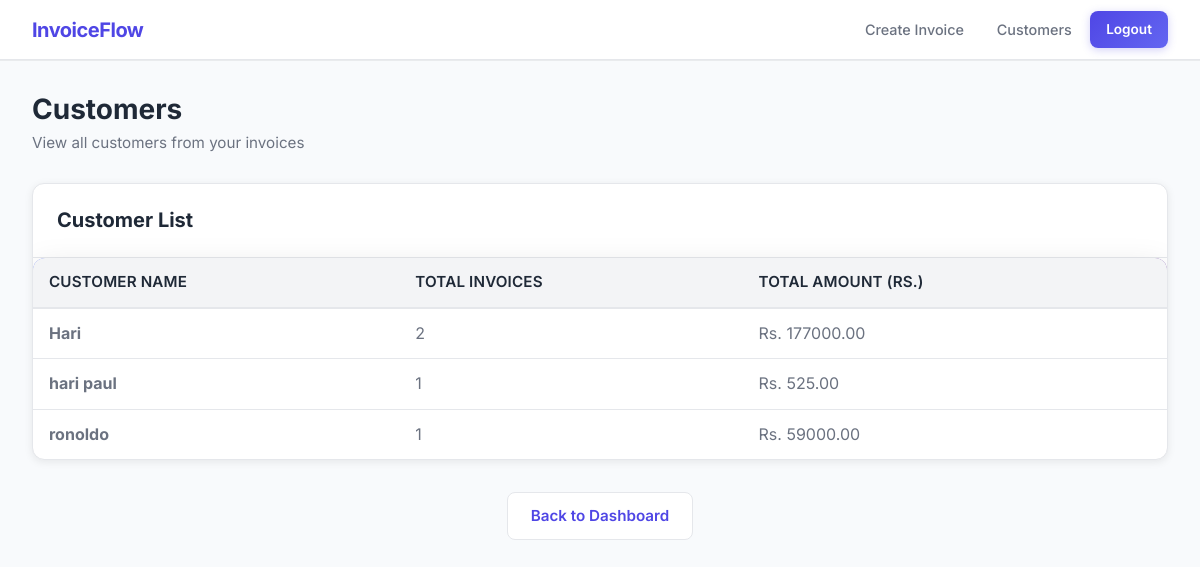
The page /user/customers (signed in) on the database its author committed.
### tables this page shows
CREATE TABLE invoices (
            id INTEGER PRIMARY KEY AUTOINCREMENT,
            customer_id INTEGER,
            product_id INTEGER,
            customer TEXT NOT NULL,
            product TEXT NOT NULL,
            quantity INTEGER NOT NULL,
            price REAL NOT NULL,
            total REAL NOT NULL,
            date TEXT NOT NULL,
            created_by TEXT, customer_email TEXT DEFAULT "", customer_address TEXT DEFAULT "", gst_rate REAL DEFAULT 0.18, gst_amount REAL DEFAULT 0, last_updated TEXT DEFAULT '',
            FOREIGN KEY (customer_id) REFERENCES users (id),
            FOREIGN KEY (product_id) REFERENCES products (id)
        );

### app.py (the view)
@app.route('/user/customers')
@require_role('user')
def user_customers():
    conn = get_db_connection()
    customers = conn.execute('''
        SELECT DISTINCT customer, COUNT(*) as invoice_count, SUM(total) as total_spent
        FROM invoices
        GROUP BY customer
        ORDER BY customer ASC
    ''').fetchall()
    conn.close()
    return render_template('user/customers.html', customers=customers)

### app.py (called while the page is built, shortened)
def get_db_connection():
    connection = sqlite3.connect(DATABASE)
    connection.row_factory = sqlite3.Row
    return connection

def require_role(*roles):
    def decorator(f):
        @wraps(f)
        def decorated_function(*args, **kwargs):
            user_role = session.get('role')
            return f(*args, **kwargs)
        return decorated_function
    return decorator

### templates/user/customers.html
{% extends "base.html" %}
{% block content %}
<div class="dashboard-header">
    <h1>Customers</h1>
    <p>View all customers from your invoices</p>
</div>
<div class="table-container">
    <div class="table-header">
        <h2>Customer List</h2>
    </div>
    {% if customers %}
    <table>
        <thead>
            <tr>
                <th>Customer Name</th>
                <th>Total Invoices</th>
                <th>Total Amount (Rs.)</th>
            </tr>
        </thead>
        <tbody>
            {% for customer in customers %}
            <tr>
                <td><strong>{{ customer['customer'] }}</strong></td>
                <td>{{ customer['invoice_count'] }}</td>
                <td>Rs. {{ "%.2f"|format(customer['total_spent']) }}</td>
            </tr>
            {% endfor %}
        </tbody>
    </table>
    {% else %}
    <div style="padding: 2rem; text-align: center; color: var(--text-secondary);">
        <p>No customers found. Create an invoice to get started.</p>
    </div>
    {% endif %}
</div>
<div style="text-align: center; margin-top: 2rem;">
    <a href="{{ url_for('user_dashboard') }}" class="button secondary">Back to Dashboard</a>
</div>
{% endblock %}

### static/style.css (style rules this page uses)
:root { --bg-primary: #f8fafc; --bg-secondary: #ffffff; --primary-color: #4f46e5; --primary-hover: #4338ca; --secondary-color: #6366f1; --text-primary: #1f2937; --text-secondary: #6b7280; --text-light: #9ca3af; --border-color: #e5e7eb; --border-light: #f3f4f6; --success-color: #10b981; --danger-color: #ef4444; --warning-color: #f59e0b; --card-shadow: 0 2px 8px rgba(0,0,0,0.08); --card-shadow-hover: 0 4px 16px rgba(0, 0, 0, 0.12); --radius: 10px; }
* { box-sizing: border-box; margin: 0; padding: 0; }
html { scroll-behavior: smooth; }
body { font-family: 'Inter', -apple-system, BlinkMacSystemFont, 'Segoe UI', sans-serif; background-color: var(--bg-primary); color: var(--text-primary); min-height: 100vh; line-height: 1.6; -webkit-font-smoothing: antialiased; }
.button, button, input[type="submit"] { padding: 0.65rem 1.4rem; border: none; border-radius: 8px; font-size: 0.95rem; font-family: inherit; font-weight: 600; cursor: pointer; transition: all 0.18s ease; text-decoration: none; display: inline-flex; align-items: center; justify-content: center; gap: 0.5rem; white-space: nowrap; }
.button, input[type="submit"] { background: linear-gradient(135deg, var(--primary-color), var(--secondary-color)); color: white; box-shadow: 0 2px 8px rgba(79,70,229,.25); }
.button.secondary { background: var(--bg-secondary); color: var(--primary-color); border: 1.5px solid var(--border-color); box-shadow: none; }
.dashboard-header { margin-bottom: 1.75rem; }
.dashboard-header h1 { font-size: 1.75rem; font-weight: 700; color: var(--text-primary); margin-bottom: 0.25rem; }
.dashboard-header p { color: var(--text-secondary); font-size: 0.95rem; }
.table-container { background: var(--bg-secondary); border-radius: 12px; border: 1px solid var(--border-color); overflow: hidden; box-shadow: var(--card-shadow); margin-bottom: 2rem; }
.table-header { padding: 1.5rem; border-bottom: 1px solid var(--border-color); display: flex; justify-content: space-between; align-items: center; }
.table-header h2 { margin: 0; font-size: 1.25rem; color: var(--text-primary); }
table { width: 100%; border-collapse: collapse; text-align: left; }
thead { background-color: var(--bg-primary); border-bottom: 2px solid var(--border-color); }
th { padding: 1rem 1.5rem; font-weight: 600; color: var(--text-primary); font-size: 0.9rem; text-transform: uppercase; letter-spacing: 0.5px; }
td { padding: 1rem 1.5rem; border-bottom: 1px solid var(--border-light); color: var(--text-secondary); }
tbody tr { transition: background-color 0.2s ease; }
tbody tr:last-child td { border-bottom: none; }
.table-header { align-items: center; }
table { width: 100%; border-collapse: collapse; min-width: 720px; border-radius: 12px; overflow: hidden; box-shadow: 0 8px 32px rgba(0, 0, 0, 0.1); }
thead { background: linear-gradient(135deg, #667eea 0%, #764ba2 100%); color: white; }
th, td { padding: 16px 14px; text-align: left; border-bottom: 1px solid rgba(255, 255, 255, 0.1); color: #334155; }
th { font-size: 0.95rem; letter-spacing: 0.01em; font-weight: 600; }
tbody tr:nth-child(even) { background: rgba(255, 255, 255, 0.05); }
tbody tr:nth-child(odd) { background: rgba(255, 255, 255, 0.02); }
.secondary { background: #f8fafc; color: #334155; border: 1px solid #e2e8f0; }
h1, h2, h3, h4 { font-family: 'Inter', -apple-system, sans-serif; font-weight: 700; line-height: 1.25; color: var(--text-primary); }
h2 { font-size: 1.5rem; margin-bottom: 1rem; }
* { font-family: 'Inter', -apple-system, BlinkMacSystemFont, 'Segoe UI', sans-serif; }
h1, h2 { margin-bottom: 10px; font-weight: 700; color: var(--text-primary); }
table { width: 100%; border-collapse: collapse; }
th { text-align: left; padding: 12px 16px; background: #f3f4f6; font-weight: 600; color: var(--text-primary); border-bottom: 1px solid var(--border-color); }
td { padding: 12px 16px; border-bottom: 1px solid #e5e7eb; color: var(--text-secondary); }

### rows shown on the page
invoices: customer "ronoldo", invoice_count "1", total_spent "59000.00"

### other values the page prints
{{ customer['customer'] }} "Hari" "hari paul"
{{ customer['invoice_count'] }} "2" "1"
{{ "%.2f"|format(customer['total_spent']) }} "177000.00" "525.00"
